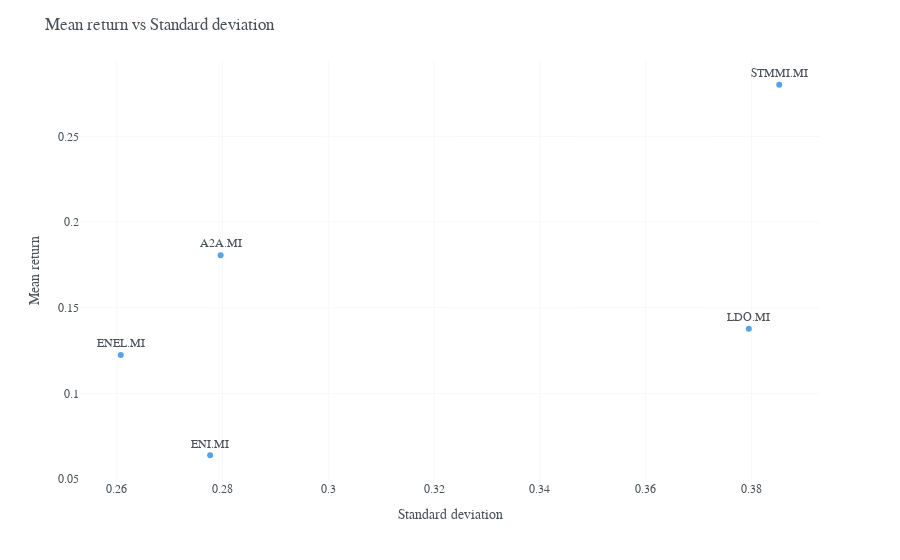

Notebook source saved alongside this figure:
### Markdown cell above
Add minimum variance line too

### Code cell
# Plot the mean return and standard deviation with plotly
fig = px.scatter(tickers_df, x='Risk', y='Return', text=tickers_df.index)
fig.update_traces(textposition='top center')
fig.update_layout(title='Mean return vs Standard deviation', xaxis_title='Standard deviation', yaxis_title='Mean return')
fig.show()

### Figure 1 — Plotly figure (JSON) as saved in the notebook; plotly's stock layout.template omitted (floating-point values rounded to 4 significant figures)
{"data": [{"hovertemplate": "Risk=%{x}<br>Return=%{y}<br>Ticker=%{text}<extra></extra>", "legendgroup": "", "marker": {"color": "#53a3e7", "symbol": "circle"}, "mode": "markers+text", "name": "", "orientation": "v", "showlegend": false, "text": ["A2A.MI", "ENEL.MI", "ENI.MI", "LDO.MI", "STMMI.MI"], "textposition": "top center", "type": "scatter", "x": [0.2796, 0.2608, 0.2777, 0.3795, 0.3853], "xaxis": "x", "y": [0.1807, 0.1224, 0.06389, 0.1378, 0.2802], "yaxis": "y"}], "layout": {"legend": {"tracegroupgap": 0}, "margin": {"t": 60}, "title": {"text": "Mean return vs Standard deviation"}, "xaxis": {"anchor": "y", "domain": [0, 1], "title": {"text": "Standard deviation"}}, "yaxis": {"anchor": "x", "domain": [0, 1], "title": {"text": "Mean return"}}}}
